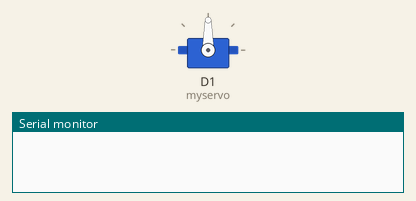
The sketch below on a simulated ESP8266 (NodeMCU). On the bench: servo, the last lines printed to the serial monitor. WiFi joins after 1.5 s; servers stay silent unless stated.

Above: at 0.0 s.
At 4.8 s:
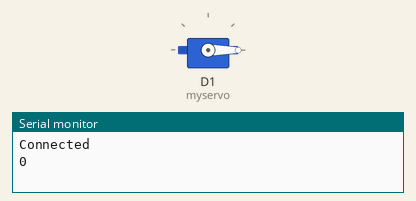
Timing chart, 0 to 6.3 s (numbered marks = the images above):
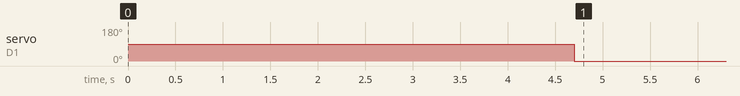

The sketch:

Kreezy_Servo_Client.ino
```cpp
//Analog Controlled Wifi Servo Example Code
//By Kreezy(KRosa) 1.15.2018

//Upload this to the Client NodeMCU

#include <ESP8266WiFi.h>
#include <Servo.h>
#include <ESP8266HTTPClient.h>

Servo myservo;

String  i;
int  ServoPos;
String  httpurl;
String  TheHiddenAnswerOfClient;
HTTPClient http;

String SendWithAnswer(String IPcache, String monmessagecache) {
httpurl = "http://";
httpurl+=IPcache;
httpurl+="/";
httpurl+=monmessagecache;
http.begin(httpurl);
http.GET();
TheHiddenAnswerOfClient = (http.getString());
http.end();
return TheHiddenAnswerOfClient;
}

void setup()
{
  myservo.attach(D1);                              //Servo connected to Pin D1

  i = "";

  ServoPos = 0;
  Serial.begin(9600);
    WiFi.disconnect();
  delay(3000);
   WiFi.begin("SSID","PASSWORD");                   //Enter your SSID and Password for your network
  while ((!(WiFi.status() == WL_CONNECTED))){
    delay(300);

  }
  Serial.println("Connected");

}
void loop()
{

    i = (SendWithAnswer("192.168.0.114","Yes"));
    i.remove(0, 25);
    i.remove(i.length()-11,11);
    ServoPos = i.toInt();                             //Taking the Analog stick data and making it an INT
    Serial.println(ServoPos);
    myservo.write(ServoPos);                          //Writing the Analog Stick position to the Servo
    delay(150);

}
```

Measured:
- by itself, servo on D1 (myservo): 90° → 0° at 4.7 s
